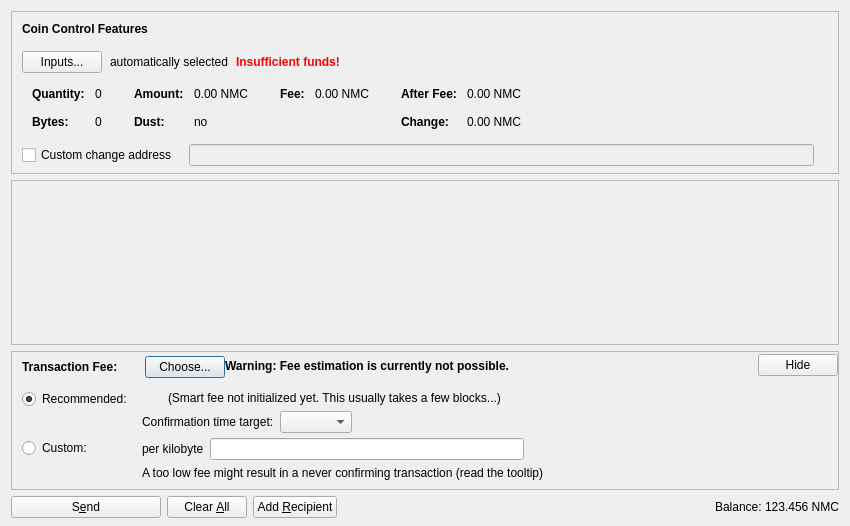
<?xml version="1.0" encoding="UTF-8"?>
<ui version="4.0">
 <class>SendCoinsDialog</class>
 <widget class="QDialog" name="SendCoinsDialog">
  <property name="geometry">
   <rect>
    <x>0</x>
    <y>0</y>
    <width>850</width>
    <height>526</height>
   </rect>
  </property>
  <property name="windowTitle">
   <string>Send Coins</string>
  </property>
  <layout class="QVBoxLayout" name="verticalLayout" stretch="0,1,0,0">
   <property name="bottomMargin">
    <number>8</number>
   </property>
   <item>
    <widget class="QFrame" name="frameCoinControl">
     <property name="sizePolicy">
      <sizepolicy hsizetype="Expanding" vsizetype="Expanding">
       <horstretch>0</horstretch>
       <verstretch>0</verstretch>
      </sizepolicy>
     </property>
     <property name="maximumSize">
      <size>
       <width>16777215</width>
       <height>16777215</height>
      </size>
     </property>
     <property name="frameShape">
      <enum>QFrame::StyledPanel</enum>
     </property>
     <property name="frameShadow">
      <enum>QFrame::Sunken</enum>
     </property>
     <layout class="QVBoxLayout" name="verticalLayoutCoinControl2">
      <property name="spacing">
       <number>0</number>
      </property>
      <property name="leftMargin">
       <number>0</number>
      </property>
      <property name="topMargin">
       <number>0</number>
      </property>
      <property name="rightMargin">
       <number>0</number>
      </property>
      <property name="bottomMargin">
       <number>6</number>
      </property>
      <item>
       <layout class="QVBoxLayout" name="verticalLayoutCoinControl" stretch="0,0,0,0,1">
        <property name="spacing">
         <number>0</number>
        </property>
        <property name="leftMargin">
         <number>10</number>
        </property>
        <property name="topMargin">
         <number>10</number>
        </property>
        <item>
         <layout class="QHBoxLayout" name="horizontalLayoutCoinControl1">
          <property name="bottomMargin">
           <number>15</number>
          </property>
          <item>
           <widget class="QLabel" name="labelCoinControlFeatures">
            <property name="sizePolicy">
             <sizepolicy hsizetype="Preferred" vsizetype="Maximum">
              <horstretch>0</horstretch>
              <verstretch>0</verstretch>
             </sizepolicy>
            </property>
            <property name="font">
             <font>
              <weight>75</weight>
              <bold>true</bold>
             </font>
            </property>
            <property name="styleSheet">
             <string notr="true">font-weight:bold;</string>
            </property>
            <property name="text">
             <string>Coin Control Features</string>
            </property>
           </widget>
          </item>
         </layout>
        </item>
        <item>
         <layout class="QHBoxLayout" name="horizontalLayoutCoinControl2" stretch="0,0,0,0">
          <property name="spacing">
           <number>8</number>
          </property>
          <property name="bottomMargin">
           <number>10</number>
          </property>
          <item>
           <widget class="QPushButton" name="pushButtonCoinControl">
            <property name="styleSheet">
             <string notr="true"/>
            </property>
            <property name="text">
             <string>Inputs...</string>
            </property>
            <property name="autoDefault">
             <bool>false</bool>
            </property>
           </widget>
          </item>
          <item>
           <widget class="QLabel" name="labelCoinControlAutomaticallySelected">
            <property name="text">
             <string>automatically selected</string>
            </property>
            <property name="margin">
             <number>5</number>
            </property>
           </widget>
          </item>
          <item>
           <widget class="QLabel" name="labelCoinControlInsuffFunds">
            <property name="font">
             <font>
              <weight>75</weight>
              <bold>true</bold>
             </font>
            </property>
            <property name="styleSheet">
             <string notr="true">color:red;font-weight:bold;</string>
            </property>
            <property name="text">
             <string>Insufficient funds!</string>
            </property>
            <property name="margin">
             <number>5</number>
            </property>
           </widget>
          </item>
          <item>
           <spacer name="horizontalSpacerCoinControl">
            <property name="orientation">
             <enum>Qt::Horizontal</enum>
            </property>
            <property name="sizeHint" stdset="0">
             <size>
              <width>40</width>
              <height>1</height>
             </size>
            </property>
           </spacer>
          </item>
         </layout>
        </item>
        <item>
         <widget class="QWidget" name="widgetCoinControl" native="true">
          <property name="sizePolicy">
           <sizepolicy hsizetype="Preferred" vsizetype="Preferred">
            <horstretch>0</horstretch>
            <verstretch>0</verstretch>
           </sizepolicy>
          </property>
          <property name="minimumSize">
           <size>
            <width>0</width>
            <height>0</height>
           </size>
          </property>
          <property name="styleSheet">
           <string notr="true"/>
          </property>
          <layout class="QHBoxLayout" name="horizontalLayoutCoinControl5">
           <property name="leftMargin">
            <number>0</number>
           </property>
           <property name="topMargin">
            <number>0</number>
           </property>
           <property name="rightMargin">
            <number>0</number>
           </property>
           <property name="bottomMargin">
            <number>0</number>
           </property>
           <item>
            <layout class="QHBoxLayout" name="horizontalLayoutCoinControl3" stretch="0,0,0,1">
             <property name="spacing">
              <number>20</number>
             </property>
             <property name="topMargin">
              <number>0</number>
             </property>
             <property name="bottomMargin">
              <number>10</number>
             </property>
             <item>
              <layout class="QFormLayout" name="formLayoutCoinControl1">
               <property name="horizontalSpacing">
                <number>10</number>
               </property>
               <property name="verticalSpacing">
                <number>14</number>
               </property>
               <property name="leftMargin">
                <number>10</number>
               </property>
               <property name="topMargin">
                <number>4</number>
               </property>
               <property name="rightMargin">
                <number>6</number>
               </property>
               <item row="0" column="0">
                <widget class="QLabel" name="labelCoinControlQuantityText">
                 <property name="font">
                  <font>
                   <weight>75</weight>
                   <bold>true</bold>
                  </font>
                 </property>
                 <property name="text">
                  <string>Quantity:</string>
                 </property>
                 <property name="margin">
                  <number>0</number>
                 </property>
                </widget>
               </item>
               <item row="0" column="1">
                <widget class="QLabel" name="labelCoinControlQuantity">
                 <property name="cursor">
                  <cursorShape>IBeamCursor</cursorShape>
                 </property>
                 <property name="contextMenuPolicy">
                  <enum>Qt::ActionsContextMenu</enum>
                 </property>
                 <property name="text">
                  <string notr="true">0</string>
                 </property>
                 <property name="margin">
                  <number>0</number>
                 </property>
                 <property name="textInteractionFlags">
                  <set>Qt::LinksAccessibleByMouse|Qt::TextSelectableByKeyboard|Qt::TextSelectableByMouse</set>
                 </property>
                </widget>
               </item>
               <item row="1" column="0">
                <widget class="QLabel" name="labelCoinControlBytesText">
                 <property name="font">
                  <font>
                   <weight>75</weight>
                   <bold>true</bold>
                  </font>
                 </property>
                 <property name="text">
                  <string>Bytes:</string>
                 </property>
                </widget>
               </item>
               <item row="1" column="1">
                <widget class="QLabel" name="labelCoinControlBytes">
                 <property name="cursor">
                  <cursorShape>IBeamCursor</cursorShape>
                 </property>
                 <property name="contextMenuPolicy">
                  <enum>Qt::ActionsContextMenu</enum>
                 </property>
                 <property name="text">
                  <string notr="true">0</string>
                 </property>
                 <property name="textInteractionFlags">
                  <set>Qt::LinksAccessibleByMouse|Qt::TextSelectableByKeyboard|Qt::TextSelectableByMouse</set>
                 </property>
                </widget>
               </item>
              </layout>
             </item>
             <item>
              <layout class="QFormLayout" name="formLayoutCoinControl2">
               <property name="horizontalSpacing">
                <number>10</number>
               </property>
               <property name="verticalSpacing">
                <number>14</number>
               </property>
               <property name="leftMargin">
                <number>6</number>
               </property>
               <property name="topMargin">
                <number>4</number>
               </property>
               <property name="rightMargin">
                <number>6</number>
               </property>
               <item row="0" column="0">
                <widget class="QLabel" name="labelCoinControlAmountText">
                 <property name="font">
                  <font>
                   <weight>75</weight>
                   <bold>true</bold>
                  </font>
                 </property>
                 <property name="text">
                  <string>Amount:</string>
                 </property>
                 <property name="margin">
                  <number>0</number>
                 </property>
                </widget>
               </item>
               <item row="0" column="1">
                <widget class="QLabel" name="labelCoinControlAmount">
                 <property name="cursor">
                  <cursorShape>IBeamCursor</cursorShape>
                 </property>
                 <property name="contextMenuPolicy">
                  <enum>Qt::ActionsContextMenu</enum>
                 </property>
                 <property name="text">
                  <string notr="true">0.00 NMC</string>
                 </property>
                 <property name="textInteractionFlags">
                  <set>Qt::LinksAccessibleByMouse|Qt::TextSelectableByKeyboard|Qt::TextSelectableByMouse</set>
                 </property>
                </widget>
               </item>
               <item row="1" column="0">
                <widget class="QLabel" name="labelCoinControlLowOutputText">
                 <property name="font">
                  <font>
                   <weight>75</weight>
                   <bold>true</bold>
                  </font>
                 </property>
                 <property name="text">
                  <string>Dust:</string>
                 </property>
                </widget>
               </item>
               <item row="1" column="1">
                <widget class="QLabel" name="labelCoinControlLowOutput">
                 <property name="cursor">
                  <cursorShape>IBeamCursor</cursorShape>
                 </property>
                 <property name="contextMenuPolicy">
                  <enum>Qt::ActionsContextMenu</enum>
                 </property>
                 <property name="text">
                  <string notr="true">no</string>
                 </property>
                 <property name="textInteractionFlags">
                  <set>Qt::LinksAccessibleByMouse|Qt::TextSelectableByKeyboard|Qt::TextSelectableByMouse</set>
                 </property>
                </widget>
               </item>
              </layout>
             </item>
             <item>
              <layout class="QFormLayout" name="formLayoutCoinControl3">
               <property name="horizontalSpacing">
                <number>10</number>
               </property>
               <property name="verticalSpacing">
                <number>14</number>
               </property>
               <property name="leftMargin">
                <number>6</number>
               </property>
               <property name="topMargin">
                <number>4</number>
               </property>
               <property name="rightMargin">
                <number>6</number>
               </property>
               <item row="0" column="0">
                <widget class="QLabel" name="labelCoinControlFeeText">
                 <property name="font">
                  <font>
                   <weight>75</weight>
                   <bold>true</bold>
                  </font>
                 </property>
                 <property name="text">
                  <string>Fee:</string>
                 </property>
                 <property name="margin">
                  <number>0</number>
                 </property>
                </widget>
               </item>
               <item row="0" column="1">
                <widget class="QLabel" name="labelCoinControlFee">
                 <property name="cursor">
                  <cursorShape>IBeamCursor</cursorShape>
                 </property>
                 <property name="contextMenuPolicy">
                  <enum>Qt::ActionsContextMenu</enum>
                 </property>
                 <property name="text">
                  <string notr="true">0.00 NMC</string>
                 </property>
                 <property name="textInteractionFlags">
                  <set>Qt::LinksAccessibleByMouse|Qt::TextSelectableByKeyboard|Qt::TextSelectableByMouse</set>
                 </property>
                </widget>
               </item>
              </layout>
             </item>
             <item>
              <layout class="QFormLayout" name="formLayoutCoinControl4">
               <property name="horizontalSpacing">
                <number>10</number>
               </property>
               <property name="verticalSpacing">
                <number>14</number>
               </property>
               <property name="leftMargin">
                <number>6</number>
               </property>
               <property name="topMargin">
                <number>4</number>
               </property>
               <property name="rightMargin">
                <number>6</number>
               </property>
               <item row="0" column="0">
                <widget class="QLabel" name="labelCoinControlAfterFeeText">
                 <property name="font">
                  <font>
                   <weight>75</weight>
                   <bold>true</bold>
                  </font>
                 </property>
                 <property name="text">
                  <string>After Fee:</string>
                 </property>
                 <property name="margin">
                  <number>0</number>
                 </property>
                </widget>
               </item>
               <item row="0" column="1">
                <widget class="QLabel" name="labelCoinControlAfterFee">
                 <property name="cursor">
                  <cursorShape>IBeamCursor</cursorShape>
                 </property>
                 <property name="contextMenuPolicy">
                  <enum>Qt::ActionsContextMenu</enum>
                 </property>
                 <property name="text">
                  <string notr="true">0.00 NMC</string>
                 </property>
                 <property name="textInteractionFlags">
                  <set>Qt::LinksAccessibleByMouse|Qt::TextSelectableByKeyboard|Qt::TextSelectableByMouse</set>
                 </property>
                </widget>
               </item>
               <item row="1" column="0">
                <widget class="QLabel" name="labelCoinControlChangeText">
                 <property name="font">
                  <font>
                   <weight>75</weight>
                   <bold>true</bold>
                  </font>
                 </property>
                 <property name="text">
                  <string>Change:</string>
                 </property>
                </widget>
               </item>
               <item row="1" column="1">
                <widget class="QLabel" name="labelCoinControlChange">
                 <property name="cursor">
                  <cursorShape>IBeamCursor</cursorShape>
                 </property>
                 <property name="contextMenuPolicy">
                  <enum>Qt::ActionsContextMenu</enum>
                 </property>
                 <property name="text">
                  <string notr="true">0.00 NMC</string>
                 </property>
                 <property name="textInteractionFlags">
                  <set>Qt::LinksAccessibleByMouse|Qt::TextSelectableByKeyboard|Qt::TextSelectableByMouse</set>
                 </property>
                </widget>
               </item>
              </layout>
             </item>
            </layout>
           </item>
          </layout>
         </widget>
        </item>
        <item>
         <layout class="QHBoxLayout" name="horizontalLayoutCoinControl4" stretch="0,0,0">
          <property name="spacing">
           <number>12</number>
          </property>
          <property name="sizeConstraint">
           <enum>QLayout::SetDefaultConstraint</enum>
          </property>
          <property name="topMargin">
           <number>5</number>
          </property>
          <property name="rightMargin">
           <number>5</number>
          </property>
          <item>
           <widget class="QCheckBox" name="checkBoxCoinControlChange">
            <property name="toolTip">
             <string>If this is activated, but the change address is empty or invalid, change will be sent to a newly generated address.</string>
            </property>
            <property name="text">
             <string>Custom change address</string>
            </property>
           </widget>
          </item>
          <item>
           <widget class="QValidatedLineEdit" name="lineEditCoinControlChange">
            <property name="enabled">
             <bool>false</bool>
            </property>
            <property name="sizePolicy">
             <sizepolicy hsizetype="Expanding" vsizetype="Fixed">
              <horstretch>0</horstretch>
              <verstretch>0</verstretch>
             </sizepolicy>
            </property>
           </widget>
          </item>
          <item>
           <widget class="QLabel" name="labelCoinControlChangeLabel">
            <property name="sizePolicy">
             <sizepolicy hsizetype="Preferred" vsizetype="Expanding">
              <horstretch>0</horstretch>
              <verstretch>0</verstretch>
             </sizepolicy>
            </property>
            <property name="minimumSize">
             <size>
              <width>0</width>
              <height>0</height>
             </size>
            </property>
            <property name="text">
             <string/>
            </property>
            <property name="margin">
             <number>3</number>
            </property>
           </widget>
          </item>
         </layout>
        </item>
        <item>
         <spacer name="verticalSpacerCoinControl">
          <property name="orientation">
           <enum>Qt::Vertical</enum>
          </property>
          <property name="sizeHint" stdset="0">
           <size>
            <width>800</width>
            <height>1</height>
           </size>
          </property>
         </spacer>
        </item>
       </layout>
      </item>
     </layout>
    </widget>
   </item>
   <item>
    <widget class="QScrollArea" name="scrollArea">
     <property name="widgetResizable">
      <bool>true</bool>
     </property>
     <widget class="QWidget" name="scrollAreaWidgetContents">
      <property name="geometry">
       <rect>
        <x>0</x>
        <y>0</y>
        <width>830</width>
        <height>104</height>
       </rect>
      </property>
      <layout class="QVBoxLayout" name="verticalLayout_2" stretch="0,1">
       <property name="leftMargin">
        <number>0</number>
       </property>
       <property name="topMargin">
        <number>0</number>
       </property>
       <property name="rightMargin">
        <number>0</number>
       </property>
       <property name="bottomMargin">
        <number>0</number>
       </property>
       <item>
        <layout class="QVBoxLayout" name="entries">
         <property name="spacing">
          <number>6</number>
         </property>
        </layout>
       </item>
       <item>
        <spacer name="verticalSpacer">
         <property name="orientation">
          <enum>Qt::Vertical</enum>
         </property>
         <property name="sizeHint" stdset="0">
          <size>
           <width>20</width>
           <height>40</height>
          </size>
         </property>
        </spacer>
       </item>
      </layout>
     </widget>
    </widget>
   </item>
   <item>
    <widget class="QFrame" name="frameFee">
     <property name="sizePolicy">
      <sizepolicy hsizetype="Expanding" vsizetype="Expanding">
       <horstretch>0</horstretch>
       <verstretch>0</verstretch>
      </sizepolicy>
     </property>
     <property name="maximumSize">
      <size>
       <width>16777215</width>
       <height>16777215</height>
      </size>
     </property>
     <property name="frameShape">
      <enum>QFrame::StyledPanel</enum>
     </property>
     <property name="frameShadow">
      <enum>QFrame::Sunken</enum>
     </property>
     <layout class="QVBoxLayout" name="verticalLayoutFee1">
      <property name="spacing">
       <number>0</number>
      </property>
      <property name="leftMargin">
       <number>0</number>
      </property>
      <property name="topMargin">
       <number>0</number>
      </property>
      <property name="rightMargin">
       <number>0</number>
      </property>
      <property name="bottomMargin">
       <number>0</number>
      </property>
      <item>
       <layout class="QVBoxLayout" name="verticalLayoutFee2" stretch="0,0,0">
        <property name="spacing">
         <number>0</number>
        </property>
        <property name="leftMargin">
         <number>10</number>
        </property>
        <property name="topMargin">
         <number>0</number>
        </property>
        <item>
         <layout class="QHBoxLayout" name="horizontalLayoutFee1">
          <property name="bottomMargin">
           <number>0</number>
          </property>
          <item>
           <layout class="QVBoxLayout" name="verticalLayoutFee7">
            <property name="spacing">
             <number>0</number>
            </property>
            <item>
             <spacer name="verticalSpacerSmartFee">
              <property name="orientation">
               <enum>Qt::Vertical</enum>
              </property>
              <property name="sizeType">
               <enum>QSizePolicy::Fixed</enum>
              </property>
              <property name="sizeHint" stdset="0">
               <size>
                <width>1</width>
                <height>4</height>
               </size>
              </property>
             </spacer>
            </item>
            <item>
             <layout class="QHBoxLayout" name="horizontalLayoutSmartFee">
              <property name="spacing">
               <number>10</number>
              </property>
              <item>
               <widget class="QLabel" name="labelFeeHeadline">
                <property name="sizePolicy">
                 <sizepolicy hsizetype="Preferred" vsizetype="Maximum">
                  <horstretch>0</horstretch>
                  <verstretch>0</verstretch>
                 </sizepolicy>
                </property>
                <property name="font">
                 <font>
                  <weight>75</weight>
                  <bold>true</bold>
                 </font>
                </property>
                <property name="styleSheet">
                 <string notr="true">font-weight:bold;</string>
                </property>
                <property name="text">
                 <string>Transaction Fee:</string>
                </property>
               </widget>
              </item>
              <item>
               <widget class="QLabel" name="labelFeeMinimized">
                <property name="text">
                 <string/>
                </property>
               </widget>
              </item>
              <item>
               <widget class="QPushButton" name="buttonChooseFee">
                <property name="text">
                 <string>Choose...</string>
                </property>
               </widget>
              </item>
             </layout>
            </item>
            <item>
             <spacer name="verticalSpacer_5">
              <property name="orientation">
               <enum>Qt::Vertical</enum>
              </property>
              <property name="sizeHint" stdset="0">
               <size>
                <width>1</width>
                <height>1</height>
               </size>
              </property>
             </spacer>
            </item>
           </layout>
          </item>
          <item>
           <widget class="QLabel" name="fallbackFeeWarningLabel">
            <property name="toolTip">
             <string>Using the fallbackfee can result in sending a transaction that will take several hours or days (or never) to confirm. Consider choosing your fee manually or wait until you have validated the complete chain.</string>
            </property>
            <property name="font">
            <font>
                <weight>75</weight>
                <bold>true</bold>
            </font>
            </property>
            <property name="text">
             <string>Warning: Fee estimation is currently not possible.</string>
            </property>
            <property name="wordWrap">
             <bool>false</bool>
            </property>
           </widget>
          </item>
          <item>
           <spacer name="horizontalSpacer_4">
            <property name="orientation">
             <enum>Qt::Horizontal</enum>
            </property>
            <property name="sizeType">
             <enum>QSizePolicy::MinimumExpanding</enum>
            </property>
            <property name="sizeHint" stdset="0">
             <size>
              <width>40</width>
              <height>20</height>
             </size>
            </property>
           </spacer>
          </item>
          <item>
           <widget class="QPushButton" name="buttonMinimizeFee">
            <property name="toolTip">
             <string>collapse fee-settings</string>
            </property>
            <property name="text">
             <string>Hide</string>
            </property>
           </widget>
          </item>
         </layout>
        </item>
        <item>
         <widget class="QFrame" name="frameFeeSelection">
          <layout class="QVBoxLayout" name="verticalLayoutFee12">
           <property name="spacing">
            <number>0</number>
           </property>
           <property name="leftMargin">
            <number>0</number>
           </property>
           <property name="topMargin">
            <number>0</number>
           </property>
           <property name="rightMargin">
            <number>0</number>
           </property>
           <property name="bottomMargin">
            <number>0</number>
           </property>
           <item>
            <layout class="QGridLayout" name="gridLayoutFee">
             <property name="topMargin">
              <number>10</number>
             </property>
             <property name="bottomMargin">
              <number>4</number>
             </property>
             <property name="horizontalSpacing">
              <number>10</number>
             </property>
             <property name="verticalSpacing">
              <number>4</number>
             </property>
             <item row="1" column="1">
              <layout class="QVBoxLayout" name="verticalLayoutFee8">
               <property name="spacing">
                <number>6</number>
               </property>
               <item>
                <layout class="QHBoxLayout" name="horizontalLayoutFee13">
                 <item>
                  <widget class="QLabel" name="labelCustomPerKilobyte">
                   <property name="toolTip">
                    <string>Specify a custom fee per kB (1,000 bytes) of the transaction's virtual size.

Note:  Since the fee is calculated on a per-byte basis, a fee of "100 satoshis per kB" for a transaction size of 500 bytes (half of 1 kB) would ultimately yield a fee of only 50 satoshis.</string>
                   </property>
                   <property name="text">
                    <string>per kilobyte</string>
                   </property>
                  </widget>
                 </item>
                 <item>
                  <widget class="BitcoinAmountField" name="customFee"/>
                 </item>
                 <item>
                  <spacer name="horizontalSpacer_6">
                   <property name="orientation">
                    <enum>Qt::Horizontal</enum>
                   </property>
                   <property name="sizeHint" stdset="0">
                    <size>
                     <width>1</width>
                     <height>1</height>
                    </size>
                   </property>
                  </spacer>
                 </item>
                </layout>
               </item>
               <item>
                <layout class="QHBoxLayout" name="horizontalLayoutFee8">
                 <item>
                  <widget class="QLabel" name="labelCustomFeeWarning">
                   <property name="enabled">
                    <bool>true</bool>
                   </property>
                   <property name="toolTip">
                    <string>When there is less transaction volume than space in the blocks, miners as well as relaying nodes may enforce a minimum fee. Paying only this minimum fee is just fine, but be aware that this can result in a never confirming transaction once there is more demand for neemcoin transactions than the network can process.</string>
                   </property>
                   <property name="text">
                    <string>A too low fee might result in a never confirming transaction (read the tooltip)</string>
                   </property>
                  </widget>
                 </item>
                 <item>
                  <spacer name="horizontalSpacer_2">
                   <property name="orientation">
                    <enum>Qt::Horizontal</enum>
                   </property>
                   <property name="sizeHint" stdset="0">
                    <size>
                     <width>1</width>
                     <height>1</height>
                    </size>
                   </property>
                  </spacer>
                 </item>
                </layout>
               </item>
              </layout>
             </item>
             <item row="0" column="0">
              <layout class="QVBoxLayout" name="verticalLayoutFee4" stretch="0,1">
               <item>
                <widget class="QRadioButton" name="radioSmartFee">
                 <property name="text">
                  <string>Recommended:</string>
                 </property>
                 <property name="checked">
                  <bool>true</bool>
                 </property>
                 <attribute name="buttonGroup">
                  <string notr="true">groupFee</string>
                 </attribute>
                </widget>
               </item>
               <item>
                <spacer name="verticalSpacer_2">
                 <property name="orientation">
                  <enum>Qt::Vertical</enum>
                 </property>
                 <property name="sizeHint" stdset="0">
                  <size>
                   <width>1</width>
                   <height>1</height>
                  </size>
                 </property>
                </spacer>
               </item>
              </layout>
             </item>
             <item row="1" column="0">
              <layout class="QVBoxLayout" name="verticalLayoutFee9" stretch="0,1">
               <item>
                <widget class="QRadioButton" name="radioCustomFee">
                 <property name="text">
                  <string>Custom:</string>
                 </property>
                 <attribute name="buttonGroup">
                  <string notr="true">groupFee</string>
                 </attribute>
                </widget>
               </item>
               <item>
                <spacer name="verticalSpacer_6">
                 <property name="orientation">
                  <enum>Qt::Vertical</enum>
                 </property>
                 <property name="sizeHint" stdset="0">
                  <size>
                   <width>1</width>
                   <height>1</height>
                  </size>
                 </property>
                </spacer>
               </item>
              </layout>
             </item>
             <item row="0" column="1">
              <layout class="QVBoxLayout" name="verticalLayoutFee3" stretch="0,0,1">
               <property name="spacing">
                <number>6</number>
               </property>
               <property name="topMargin">
                <number>2</number>
               </property>
               <item>
                <layout class="QHBoxLayout" name="horizontalLayoutFee12">
                 <item>
                  <widget class="QLabel" name="labelSmartFee">
                   <property name="text">
                    <string/>
                   </property>
                  </widget>
                 </item>
                 <item>
                  <widget class="QLabel" name="labelFeeEstimation">
                   <property name="text">
                    <string/>
                   </property>
                  </widget>
                 </item>
                 <item>
                  <widget class="QLabel" name="labelSmartFee2">
                   <property name="text">
                    <string>(Smart fee not initialized yet. This usually takes a few blocks...)</string>
                   </property>
                  </widget>
                 </item>
                 <item>
                  <spacer name="horizontalSpacer_5">
                   <property name="orientation">
                    <enum>Qt::Horizontal</enum>
                   </property>
                   <property name="sizeHint" stdset="0">
                    <size>
                     <width>1</width>
                     <height>1</height>
                    </size>
                   </property>
                  </spacer>
                 </item>
                </layout>
               </item>
               <item>
                <layout class="QHBoxLayout" name="horizontalLayoutFee9">
                 <item>
                  <layout class="QVBoxLayout" name="verticalLayoutFee6">
                   <item>
                    <widget class="QLabel" name="labelSmartFee3">
                     <property name="text">
                      <string>Confirmation time target:</string>
                     </property>
                    </widget>
                   </item>
                  </layout>
                 </item>
                 <item>
                  <layout class="QVBoxLayout" name="verticalLayoutFee5">
                   <property name="rightMargin">
                    <number>30</number>
                   </property>
                   <item>
                    <layout class="QHBoxLayout" name="horizontalLayoutConfTarget">
                     <property name="bottomMargin">
                      <number>0</number>
                     </property>
                     <item>
                      <widget class="QComboBox" name="confTargetSelector"/>
                     </item>
                     <item>
                      <spacer name="horizontalSpacerConfTarget">
                       <property name="orientation">
                        <enum>Qt::Horizontal</enum>
                       </property>
                       <property name="sizeHint" stdset="0">
                        <size>
                         <width>40</width>
                         <height>20</height>
                        </size>
                       </property>
                      </spacer>
                     </item>
                    </layout>
                   </item>
                  </layout>
                 </item>
                </layout>
               </item>
               <item>
                <spacer name="verticalSpacer_4">
                 <property name="orientation">
                  <enum>Qt::Vertical</enum>
                 </property>
                 <property name="sizeHint" stdset="0">
                  <size>
                   <width>1</width>
                   <height>1</height>
                  </size>
                 </property>
                </spacer>
               </item>
              </layout>
             </item>
            </layout>
           </item>
          </layout>
         </widget>
        </item>
        <item>
         <spacer name="verticalSpacerFee">
          <property name="orientation">
           <enum>Qt::Vertical</enum>
          </property>
          <property name="sizeHint" stdset="0">
           <size>
            <width>40</width>
            <height>5</height>
           </size>
          </property>
         </spacer>
        </item>
       </layout>
      </item>
     </layout>
    </widget>
   </item>
   <item>
    <layout class="QHBoxLayout" name="horizontalLayout">
     <item>
      <widget class="QPushButton" name="sendButton">
       <property name="minimumSize">
        <size>
         <width>150</width>
         <height>0</height>
        </size>
       </property>
       <property name="toolTip">
        <string>Confirm the send action</string>
       </property>
       <property name="text">
        <string>S&amp;end</string>
       </property>
       <property name="icon">
        <iconset resource="../bitcoin.qrc">
         <normaloff>:/icons/send</normaloff>:/icons/send</iconset>
       </property>
       <property name="autoDefault">
        <bool>false</bool>
       </property>
       <property name="default">
        <bool>false</bool>
       </property>
      </widget>
     </item>
     <item>
      <widget class="QPushButton" name="clearButton">
       <property name="sizePolicy">
        <sizepolicy hsizetype="Minimum" vsizetype="Fixed">
         <horstretch>0</horstretch>
         <verstretch>0</verstretch>
        </sizepolicy>
       </property>
       <property name="toolTip">
        <string>Clear all fields of the form.</string>
       </property>
       <property name="text">
        <string>Clear &amp;All</string>
       </property>
       <property name="icon">
        <iconset resource="../bitcoin.qrc">
         <normaloff>:/icons/remove</normaloff>:/icons/remove</iconset>
       </property>
       <property name="autoDefault">
        <bool>false</bool>
       </property>
      </widget>
     </item>
     <item>
      <widget class="QPushButton" name="addButton">
       <property name="toolTip">
        <string>Send to multiple recipients at once</string>
       </property>
       <property name="text">
        <string>Add &amp;Recipient</string>
       </property>
       <property name="icon">
        <iconset resource="../bitcoin.qrc">
         <normaloff>:/icons/add</normaloff>:/icons/add</iconset>
       </property>
       <property name="autoDefault">
        <bool>false</bool>
       </property>
      </widget>
     </item>
     <item>
      <spacer name="horizontalSpacer">
       <property name="orientation">
        <enum>Qt::Horizontal</enum>
       </property>
       <property name="sizeHint" stdset="0">
        <size>
         <width>40</width>
         <height>20</height>
        </size>
       </property>
      </spacer>
     </item>
     <item>
      <layout class="QHBoxLayout" name="horizontalLayout_2">
       <property name="spacing">
        <number>3</number>
       </property>
       <item>
        <widget class="QLabel" name="label">
         <property name="sizePolicy">
          <sizepolicy hsizetype="Preferred" vsizetype="Fixed">
           <horstretch>0</horstretch>
           <verstretch>0</verstretch>
          </sizepolicy>
         </property>
         <property name="text">
          <string>Balance:</string>
         </property>
        </widget>
       </item>
       <item>
        <widget class="QLabel" name="labelBalance">
         <property name="sizePolicy">
          <sizepolicy hsizetype="Preferred" vsizetype="Fixed">
           <horstretch>0</horstretch>
           <verstretch>0</verstretch>
          </sizepolicy>
         </property>
         <property name="cursor">
          <cursorShape>IBeamCursor</cursorShape>
         </property>
         <property name="text">
          <string notr="true">123.456 NMC</string>
         </property>
         <property name="textInteractionFlags">
          <set>Qt::LinksAccessibleByMouse|Qt::TextSelectableByKeyboard|Qt::TextSelectableByMouse</set>
         </property>
        </widget>
       </item>
      </layout>
     </item>
    </layout>
   </item>
  </layout>
 </widget>
 <customwidgets>
  <customwidget>
   <class>QValidatedLineEdit</class>
   <extends>QLineEdit</extends>
   <header>qt/qvalidatedlineedit.h</header>
  </customwidget>
  <customwidget>
   <class>BitcoinAmountField</class>
   <extends>QLineEdit</extends>
   <header>qt/bitcoinamountfield.h</header>
   <container>1</container>
  </customwidget>
 </customwidgets>
 <resources>
  <include location="../bitcoin.qrc"/>
 </resources>
 <connections/>
 <buttongroups>
  <buttongroup name="groupFee"/>
 </buttongroups>
</ui>
